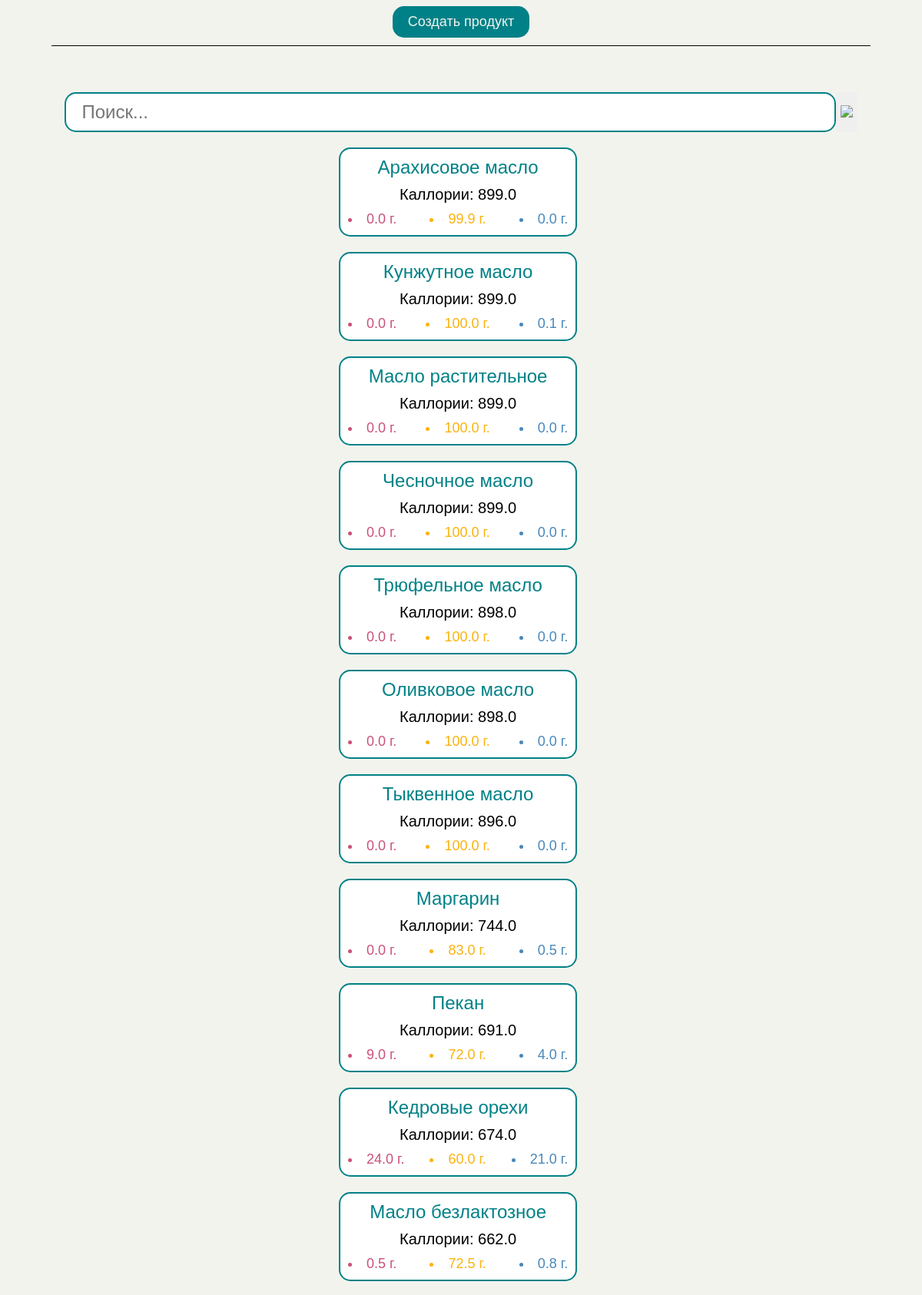
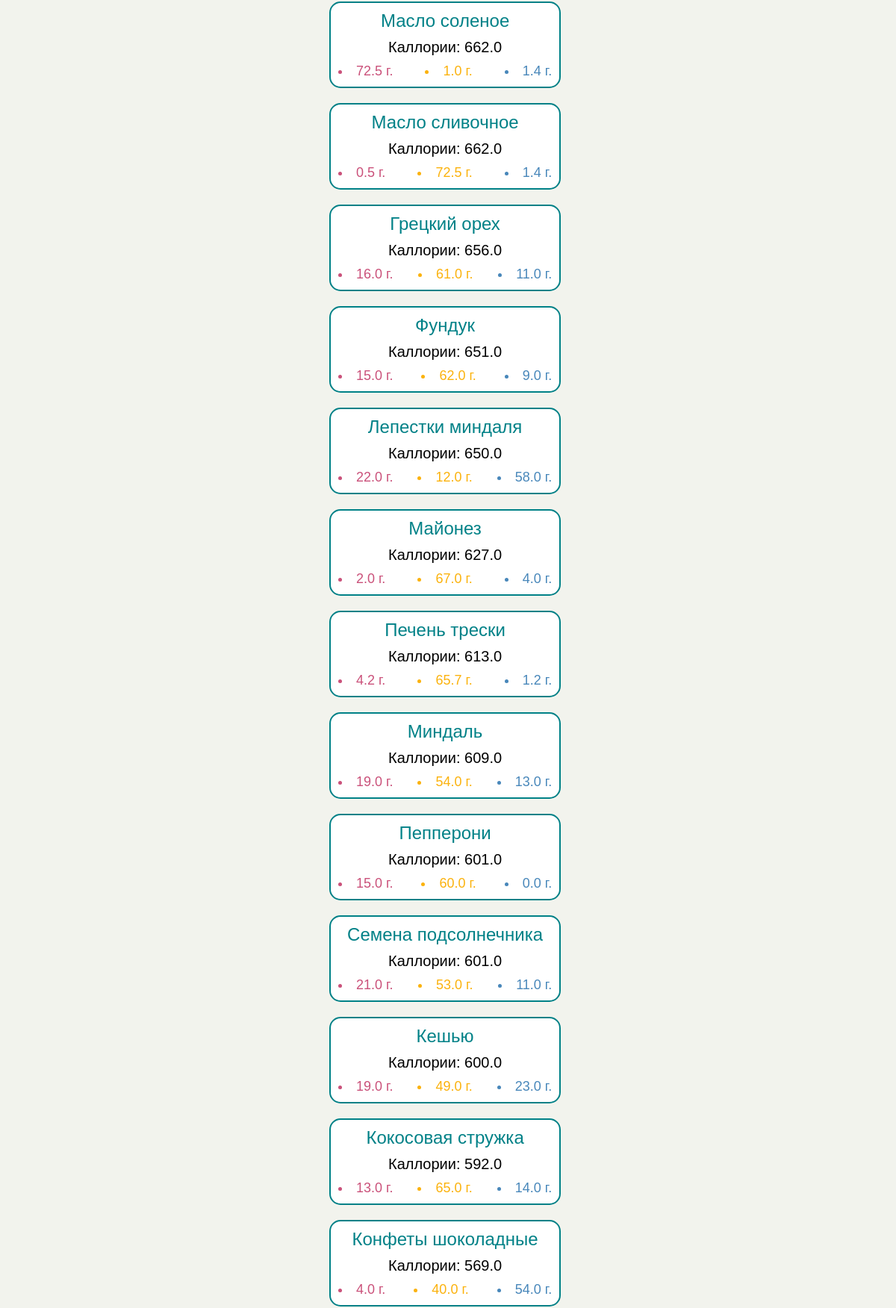
The page /eatingbase/ (upper part) on the database its author committed (2 pictures, top to bottom).
### webflut/models.py (models this page shows, shortened)
class Add_Product(models.Model):
    name = models.CharField(max_length=50)
    calories_in = models.FloatField(default=0)
    proteins = models.FloatField()
    fats = models.FloatField()
    carbohydrates = models.FloatField()
    class Meta:
        verbose_name = 'Продукты Все'
        verbose_name_plural = 'Продукты Все'

### webflut/views.py (the view)
# urls.py: path('eatingbase/', views.eatingbase, name='eatingbase'),
def eatingbase(request):
    search_query = request.GET.get('search')
    if request.method == 'POST':
        form = AddProductForm(request.POST)
        if form.is_valid():
            form.save()
            return render(request, 'eatingbase.html', {'form': form, 'search_query': search_query})
    else:
        form = AddProductForm()
    products = Add_Product.objects.all()
    if search_query:
        search_query = search_query.capitalize()
        products = products.filter(Q(activity_type__icontains=search_query) | Q(activity_type__contains=search_query))
    return render(request, 'eatingbase.html', {'form': form, 'products': products, 'search_query': search_query})

### webflut/forms.py (shortened to what this page needs)
class AddProductForm(forms.ModelForm):
    class Meta:
        model = Add_Product
        fields = ['name', 'calories_in', 'proteins', 'fats', 'carbohydrates', ]
        labels = {
            'name': 'Название продукта',
            'calories_in': 'ккал',
            'proteins': 'Б',
            'fats': 'Ж',
            'carbohydrates': 'У',
        }

### webflut/templates/eatingbase.html (shortened to what this page needs)
{% load static %}
{% load pwa %}
<!DOCTYPE html>
<html lang="en">
  <head>
    <link href="{% static 'css/Eatings Pages/Eating/eatings.css' %}" rel="stylesheet"/>
    <link href="{% static 'css/Eatings Pages/general.css' %}" rel="stylesheet"/>
  </head>
  <body>
    <button class="general-button" style="margin-top: 0" id="create-my-product">
      Создать продукт
    </button>
    <form action="" class="search" method="GET">
      <input
        type="text"
        id="search-input"
        name="search"
        placeholder="Поиск..."
        value="{{ search_query|default_if_none:'' }}"
      />
      <button type="submit" class="search-button">
        <img src="{% static 'accets/поиск.png' %}" />
      </button>
    </form>
    <div class="product-container">
      {% for product in products %}
      <div class="product-item">
        <text>{{ product.name }}</text>
        <p>Каллории: {{ product.calories_in }}</p>
        <ul class="product-row">
          <li style="color: #ca517a">{{ product.proteins }} г.</li>
          <li style="color: #fbb20d">{{ product.fats }} г.</li>
          <li style="color: #4887ba">{{ product.carbohydrates }} г.</li>
        </ul>
      </div>
      {% empty %}
      <p>Ничего не найдено</p>
      {% endfor %}
    </div>
  </body>
</html>

### webflut/static/css/Eatings Pages/Eating/eatings.css (style rules this page uses)
.product-container { text-align: center; }
.product-item { display: flex; width: 90%; flex-direction: column; justify-content: center; margin-top: 20px; background-color: white; padding: 10px; border-radius: 15px; border: 2px solid #008187; font-size: 15px; }
.product-item text { text-align: center; color: #008187; font-size: 24px; }
.product-item p { text-align: center; font-size: 20px; margin-block-start: 0.5em; margin-block-end: 0.5em; }
.product-item .product-row { padding-inline-start: 0px; width: 100%; margin: auto; display: flex; flex-direction: row; font-size: 18px; justify-content: space-between; }
.product-item .product-row li { list-style-position: inside; }

### webflut/static/css/Eatings Pages/general.css (style rules this page uses)
html { font-family: Arial, Helvetica, sans-serif; background-color: #f2f3ed; }
body { display: flex; align-items: center; flex-direction: column; }
.general-button { font-family: Arial; text-decoration: none; margin: 10px auto; background-color: #008187; border-radius: 15px; padding: 10px 20px; border: none; font-size: 18px; cursor: pointer; color: #f2f3ed; }
.search { width: 90%; margin: auto; display: flex; justify-content: center; border-top: 1px solid black; padding-top: 5vw; }
.search input { width: 90%; padding: 10px 20px; border-radius: 15px; font-size: 24px; border: 2px solid #008187; }
.search img { width: 10vw; }
.search .search-button { border: none; }
@media (min-width: 769px) { .search img { width: 5vw; } }

### rows shown on the page
Add_Product: name "Арахисовое масло", calories_in "899.0", proteins "0.0", fats "99.9", carbohydrates "0.0"
Add_Product: name "Кунжутное масло", calories_in "899.0", proteins "0.0", fats "100.0", carbohydrates "0.1"
Add_Product: name "Масло растительное", calories_in "899.0", proteins "0.0", fats "100.0", carbohydrates "0.0"
Add_Product: name "Чесночное масло", calories_in "899.0", proteins "0.0", fats "100.0", carbohydrates "0.0"
Add_Product: name "Трюфельное масло", calories_in "898.0", proteins "0.0", fats "100.0", carbohydrates "0.0"
Add_Product: name "Оливковое масло", calories_in "898.0", proteins "0.0", fats "100.0", carbohydrates "0.0"
Add_Product: name "Тыквенное масло", calories_in "896.0", proteins "0.0", fats "100.0", carbohydrates "0.0"
Add_Product: name "Маргарин", calories_in "744.0", proteins "0.0", fats "83.0", carbohydrates "0.5"
Add_Product: name "Пекан", calories_in "691.0", proteins "9.0", fats "72.0", carbohydrates "4.0"
Add_Product: name "Кедровые орехи", calories_in "674.0", proteins "24.0", fats "60.0", carbohydrates "21.0"
Add_Product: name "Масло безлактозное", calories_in "662.0", proteins "0.5", fats "72.5", carbohydrates "0.8"
Add_Product: name "Масло соленое", calories_in "662.0", proteins "72.5", fats "1.0", carbohydrates "1.4"
Add_Product: name "Масло сливочное", calories_in "662.0", proteins "0.5", fats "72.5", carbohydrates "1.4"
Add_Product: name "Грецкий орех", calories_in "656.0", proteins "16.0", fats "61.0", carbohydrates "11.0"
Add_Product: name "Фундук", calories_in "651.0", proteins "15.0", fats "62.0", carbohydrates "9.0"
Add_Product: name "Лепестки миндаля", calories_in "650.0", proteins "22.0", fats "12.0", carbohydrates "58.0"
Add_Product: name "Майонез", calories_in "627.0", proteins "2.0", fats "67.0", carbohydrates "4.0"
Add_Product: name "Печень трески", calories_in "613.0", proteins "4.2", fats "65.7", carbohydrates "1.2"
Add_Product: name "Миндаль", calories_in "609.0", proteins "19.0", fats "54.0", carbohydrates "13.0"
Add_Product: name "Пепперони", calories_in "601.0", proteins "15.0", fats "60.0", carbohydrates "0.0"
Add_Product: name "Семена подсолнечника", calories_in "601.0", proteins "21.0", fats "53.0", carbohydrates "11.0"
Add_Product: name "Кешью", calories_in "600.0", proteins "19.0", fats "49.0", carbohydrates "23.0"
Add_Product: name "Кокосовая стружка", calories_in "592.0", proteins "13.0", fats "65.0", carbohydrates "14.0"
Add_Product: name "Конфеты шоколадные", calories_in "569.0", proteins "4.0", fats "40.0", carbohydrates "54.0"
